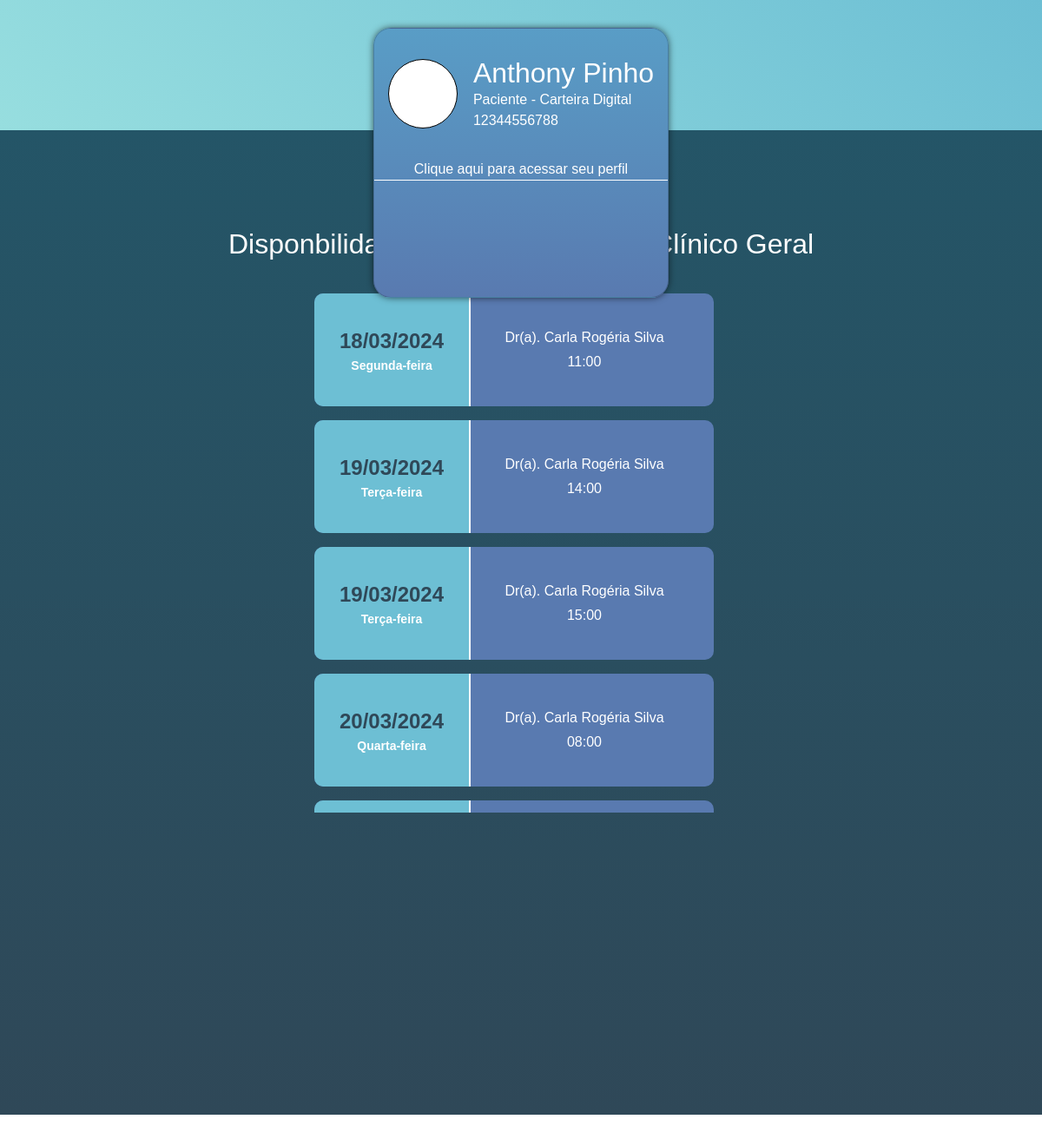
Page /agendar_clinico on the committed database.
### main/models.py (models this page shows, shortened)
class DimMedico(db.Model):
    _tablename_ = 'dim_medico'
    id_medico = db.Column(db.Integer, primary_key=True)
    cpf = db.Column(db.String(11), unique=True, nullable=False)
    pronome_tratamento = db.Column(db.String(10), nullable=False)
    nome = db.Column(db.String(100), nullable=False)
    crm = db.Column(db.String(20), unique=True, nullable=False)
    data_nascimento = db.Column(db.Date, nullable=True)
    telefone = db.Column(db.String(20), nullable=True)
    email = db.Column(db.String(100), nullable=True)
    senha = db.Column(db.String(255), nullable=True)
    access_key = db.Column(db.String(255), nullable=True)
    especialidade = db.Column(db.String(100), nullable=False)
    role = db.Column(db.String(10), default='medico')

class DimDisponibilidadeConsultas(db.Model):
    _tablename_ = 'dim_disponibilidade_consultas'
    id_disponibilidade_consulta = db.Column(db.Integer, primary_key=True)
    fk_id_medico = db.Column(db.Integer, db.ForeignKey('dim_medico.id_medico'), nullable=False)
    data_disponivel = db.Column(db.Date, nullable=False)
    dia_semana = db.Column(db.String(20), nullable=False)
    hora_disponivel = db.Column(db.Time, nullable=False)
    status = db.Column(db.String(20), nullable=False)
    medico = db.relationship('DimMedico', backref=db.backref('disponibilidades_consulta', lazy=True))

### main/routes.py (the view)
@app.route('/agendar_clinico')
def agendar_clinico():
    disponibilidade_clinico = (DimDisponibilidadeConsultas.query
                               .filter(DimDisponibilidadeConsultas.fk_id_medico == app.config["ID_CLINICO_GERAL"])
                               .filter(DimDisponibilidadeConsultas.status == None)
                               .order_by(DimDisponibilidadeConsultas.data_disponivel)
                               .order_by(DimDisponibilidadeConsultas.hora_disponivel)
                               )  # .filter() não aceita "is None"
    medico = DimMedico.query.get(app.config["ID_CLINICO_GERAL"])
    titulo = "Disponbilidade para consulta com"
    return render_template("agendar_consulta.html",
                           disponibilidade_clinico=disponibilidade_clinico,
                           medico=medico,
                           titulo=titulo
                           )

### main/templates/agendar_consulta.html (shortened to what this page needs)
<!DOCTYPE html>
<html lang="en">
<head>
    {% include 'includes/bootstrap.html' %}
    <link rel="stylesheet" href="{{ url_for('static', filename='style.css') }}">
    <link rel="stylesheet" href="https://cdn.jsdelivr.net/npm/bootstrap-icons@1.11.3/font/bootstrap-icons.min.css">
</head>
<body>
    <div>
        <header>
            <div class="card">
                <div class="infos">
                    <div class="user_img">
                    </div>
                    <div class="user_info">
                        <a href="/menu_paciente">
                            <h2 class="mb-0">Anthony Pinho</h2>
                            <p class="mb-0">Paciente - Carteira Digital</p>
                            <p class="mb-0">12344556788</p>
                        </a>
                    </div>
                </div>
                <div class="footer_card">
                    <a href="#">Clique aqui para acessar seu perfil</a>
                </div>
            </div>
        </header>
        <section class="services_area">
            <h2 class="mb-4" id="title_service">
                {{ titulo }} {{ medico.especialidade }}
            </h2>
            <div class="list_users">
                {% for horario in disponibilidade_clinico %}
                    <a href="#" class="user_info_list" data-bs-toggle="modal" data-bs-target="#confirmation{{horario.id_disponibilidade_consulta}}">
                        <div class="date-consult">
                            <span id="date_list">{{horario.data_disponivel.strftime("%d/%m/%Y")}}</span>
                            <span id="day_list">{{horario.dia_semana}}</span>
                        </div>
                        <div class="user_more_info">
                            <span>Dr(a). {{medico.nome}}</span>
                            <span>{{horario.hora_disponivel.strftime("%H:%M")}}</span>
                        </div>
                    </a>
                {% endfor%}
            </div>
        </section>
    </div>
</body>
</html>

### main/templates/includes/bootstrap.html (shortened to what this page needs)
<link rel="stylesheet" href="https://cdn.jsdelivr.net/npm/bootstrap@5.3.2/dist/css/bootstrap.min.css"
>

### main/static/style.css (style rules this page uses)
* { margin: 0; padding: 0; box-sizing: border-box; font-family: sans-serif; }
body { height: 100vh; }
header { position: static; height: 150px; background: linear-gradient(45deg, #97dedf, #6dbfd4); display: flex; justify-content: center; box-shadow: 2px 0px 8px -1px rgba(0,0,0,1); }
.card { height: 23%; margin-top: 2rem; position: absolute; border-radius: 20px; background: linear-gradient(#599dc6, #597ab0); min-width: 25%; display: flex; flex-direction: column; color: #fff; box-shadow: 0px 0px 8px -1px rgba(0,0,0,0.75); }
.infos { display: flex; justify-content: center; gap: 18px; align-items: center; margin-top: 1rem; padding: 1rem; }
.user_img { width: 80px; height: 80px; background-color: #fff; border-radius: 50%; border: 1px solid #000; }
.footer_card { width: 100%; display: flex; margin-top: 1rem; justify-content: center; align-items: center; border-bottom: 1px solid #fff; }
.footer_card a { color: #fff; text-decoration: none; }
.services_area { display: flex; flex-direction: column; align-items: center; width: 100%; height: 84vh; background: linear-gradient(#245567, #2f4858); }
#title_service { color: #fff; margin-top: 7rem; }
.list_users { padding: 2px; margin-top: 12px; margin-bottom: 12px; max-height: 600px; width: 480px; display: flex; justify-content: end; align-items: center; flex-wrap: wrap; overflow-y: auto; }
.user_info a { text-decoration: none; color: #fff; }
.user_info_list { text-decoration: none; display: flex; align-items: center; width: 460px; background-color: #597ab0; border-radius: 10px; cursor: pointer; transition: all .1s; margin-bottom: 1rem; margin-right: 1rem; }
.date-consult { display: flex; flex-direction: column; min-width: 180px; height: 130px; align-items: center; justify-content: center; margin-right: 1rem; border-right: 2px solid #fff; padding: 1rem; font-size: 18pt; background-color: #6dbfd4; border-radius: 10px 0px 0px 10px; }
#date_list { font-size: 18pt; font-weight: bold; color: #2f4858; }
#day_list { font-size: 14px; font-weight: 600; color: #fff; }
.user_more_info { display: flex; flex-direction: column; min-width: 230px; gap: 4px; padding: 1rem; align-items: center; justify-content: space-between; color: #fff; }

### rows in the picture
DimMedico: especialidade "Clínico Geral", nome "Carla Rogéria Silva"
DimDisponibilidadeConsultas: data_disponivel "18/03/2024", dia_semana "Segunda-feira", hora_disponivel "11:00"
DimDisponibilidadeConsultas: data_disponivel "19/03/2024", dia_semana "Terça-feira", hora_disponivel "14:00"
DimDisponibilidadeConsultas: data_disponivel "19/03/2024", dia_semana "Terça-feira", hora_disponivel "15:00"
DimDisponibilidadeConsultas: data_disponivel "20/03/2024", dia_semana "Quarta-feira", hora_disponivel "08:00"

### other values in the picture
{{ titulo }} "Disponbilidade para consulta com"
